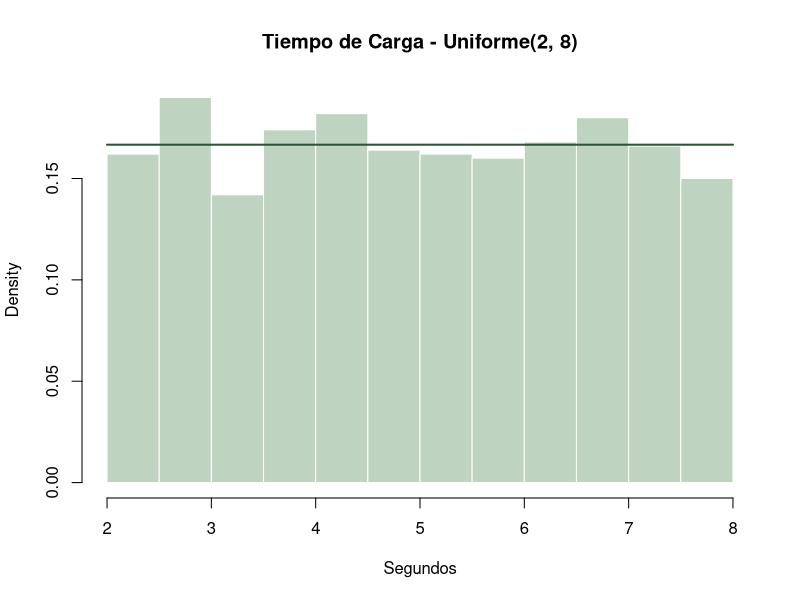
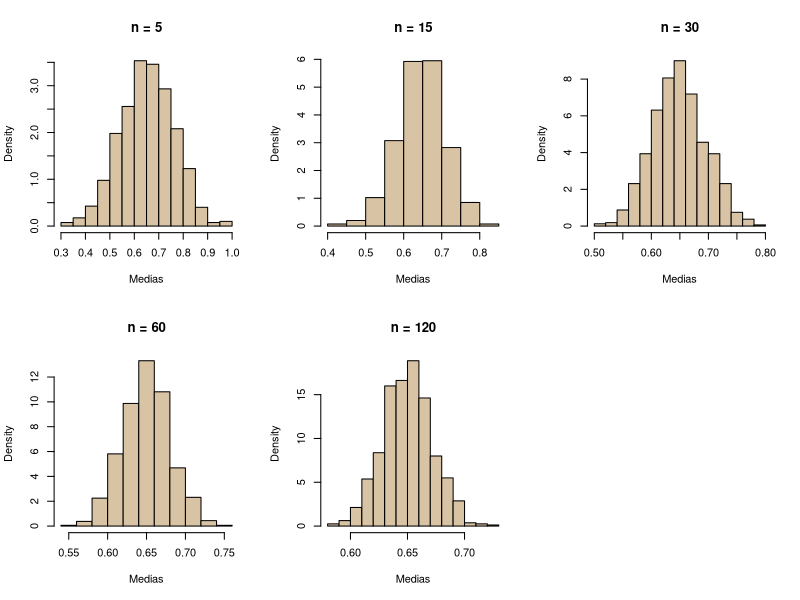
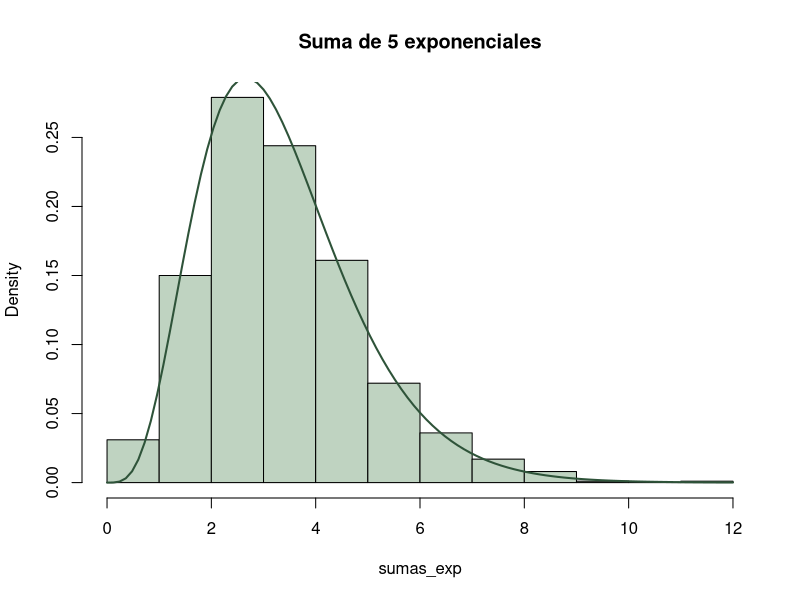
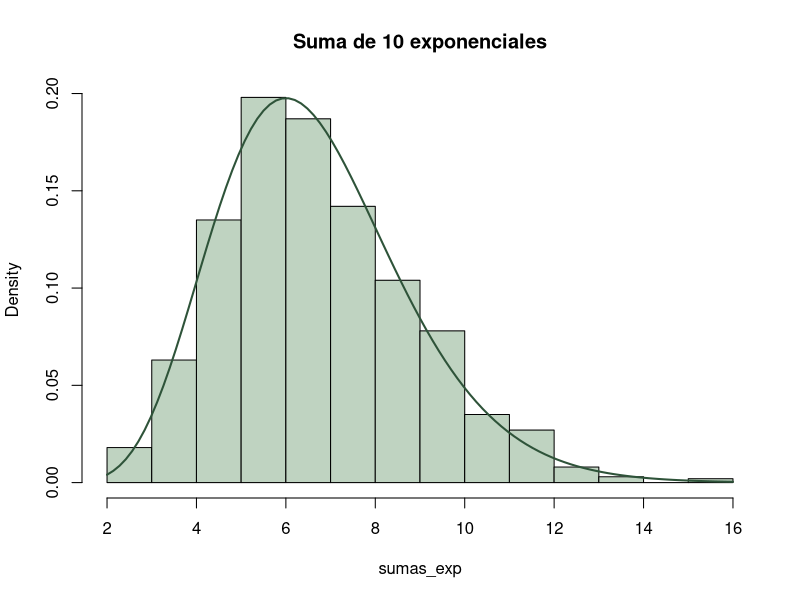
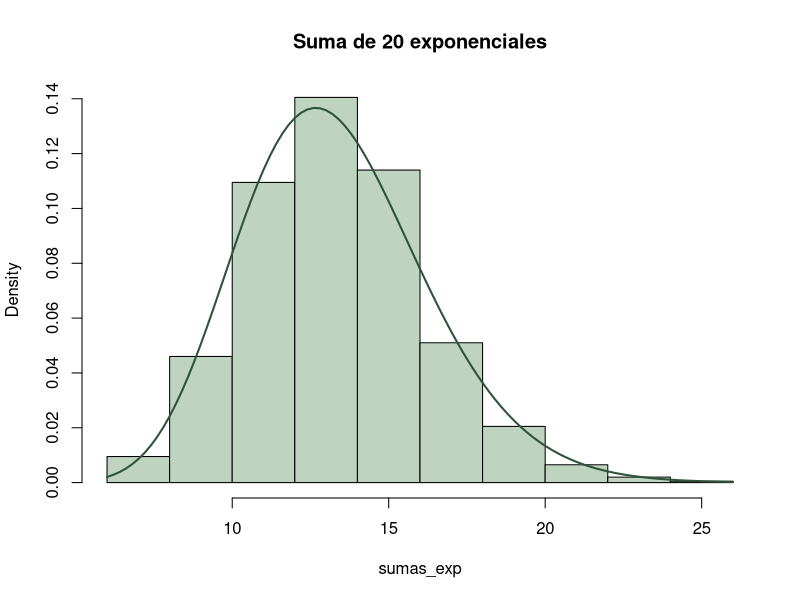
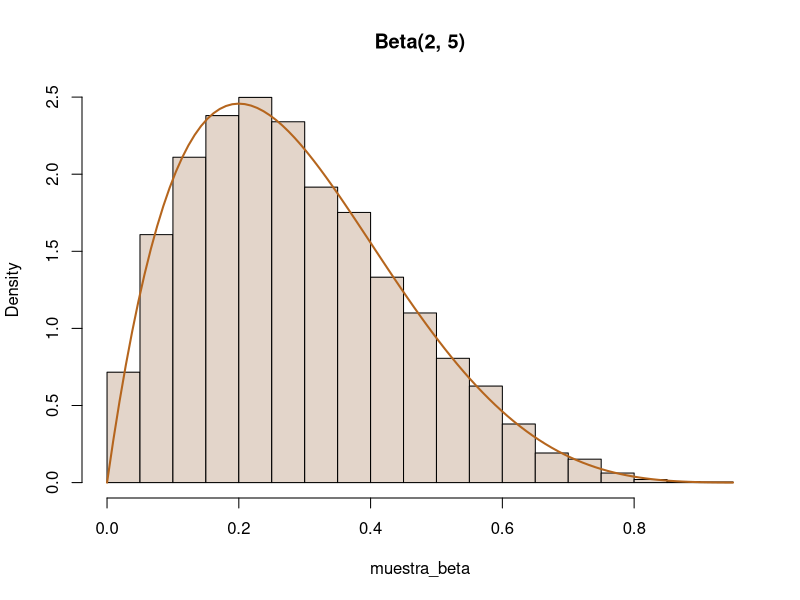
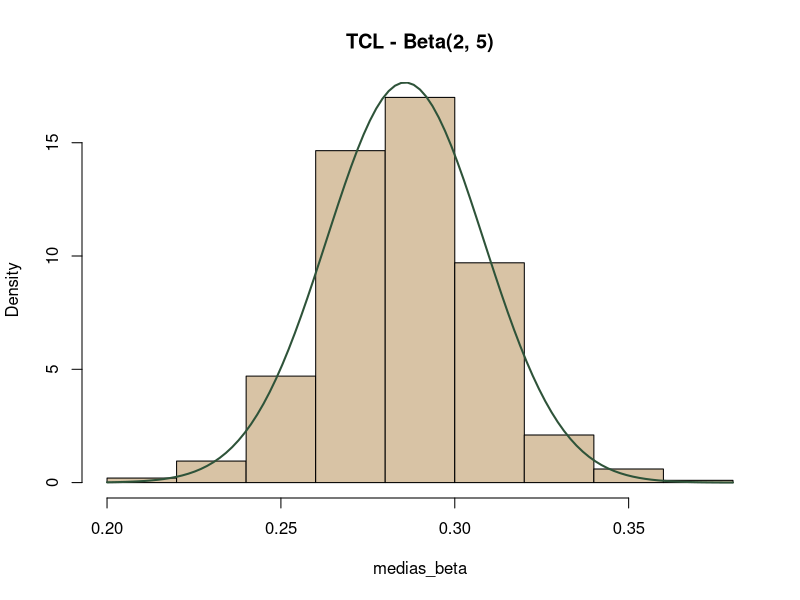
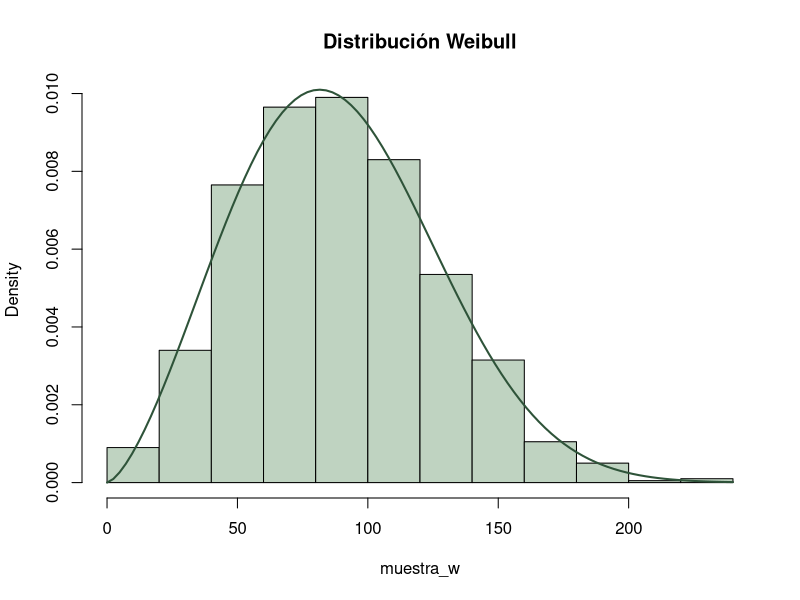

The R source for these figures, in order:
## ---- chunk 1
set.seed(123)
min_val <- 2; max_val <- 8; n <- 1000

# 1. Histograma con densidad teórica
tiempos <- runif(n, min = min_val, max = max_val)
hist(tiempos, probability = TRUE, col = "#BFD3C1", border = "white",
     main = "Tiempo de Carga - Uniforme(2, 8)", xlab = "Segundos")
curve(dunif(x, min = min_val, max = max_val), add = TRUE, col = "#2E5339", lwd = 2)

# 2. Percentil 75
p75 <- qunif(0.75, min = min_val, max = max_val)
cat("Percentil 75:", p75, "segundos\n")

# 3. P(X < 4)
prob_4 <- punif(4, min = min_val, max = max_val)
cat("Probabilidad P(X < 4):", prob_4, "\n")
## ---- chunk 2
set.seed(123)
n_mues <- c(5, 15, 30, 60, 120)
par(mfrow = c(2, 3))

for (n in n_mues) {
  medias <- replicate(800, {
    datos <- runif(n, 0, 1)
    mean(datos[datos > 0.3]) # Truncada para generar sesgo
  })
  hist(medias, probability = TRUE, col = "#D8C3A5", main = paste("n =", n), xlab = "Medias")
}
par(mfrow = c(1, 1))
## ---- chunk 3
set.seed(123)
n_mc <- 100000
x_mc <- runif(n_mc, -1, 1)
y_mc <- runif(n_mc, -1, 1)

pi_est <- 4 * sum(x_mc^2 + y_mc^2 <= 1) / n_mc
cat("Valor estimado de pi:", pi_est, "\n")
## ---- chunk 4
set.seed(123)
lambda <- 0.8
tamanios <- c(10, 50, 100, 500, 1000)

for (n in tamanios) {
  muestra <- rexp(n, rate = lambda)
  cat("n =", n, "| Media muestral:", mean(muestra), "| Teórica:", 1/lambda, "\n")
  cat("          | Varianza muestral:", var(muestra), "| Teórica:", 1/(lambda^2), "\n")
}
## ---- chunk 5
set.seed(123)
alpha <- 2.5; lambda <- 1.8
n_mues <- c(5, 10, 20, 30, 50, 100)

for (n in n_mues) {
  medias <- replicate(1000, mean(rgamma(n, shape = alpha, rate = lambda)))
  # Se compara la media y varianza teórica dividida entre n
  cat("n =", n, "| Media:", round(mean(medias), 4), "| Teórica:", round(alpha/lambda, 4),
      "| Varianza:", round(var(medias), 5), "| Teórica:", round(alpha/(lambda^2 * n), 5), "\n")
}
## ---- chunk 6
set.seed(123)
rate_exp <- 1.5

for (n_exp in c(5, 10, 20)) {
  mat_exp <- matrix(rexp(1000 * n_exp, rate = rate_exp), ncol = n_exp)
  sumas_exp <- rowSums(mat_exp)

  hist(sumas_exp, probability = TRUE, main = paste("Suma de", n_exp, "exponenciales"), col = "#BFD3C1")
  curve(dgamma(x, shape = n_exp, rate = rate_exp), add = TRUE, col = "#2E5339", lwd = 2)
}
## ---- chunk 7
set.seed(123)
a_shape <- 2; b_shape <- 5
muestra_beta <- rbeta(10000, shape1 = a_shape, shape2 = b_shape)

hist(muestra_beta, probability = TRUE, col = "#E3D5CA", main = "Beta(2, 5)")
curve(dbeta(x, shape1 = a_shape, shape2 = b_shape), add = TRUE, col = "#B5651D", lwd = 2)
## ---- chunk 8
set.seed(123)
medias_beta <- replicate(1000, mean(rbeta(50, shape1 = 2, shape2 = 5)))
hist(medias_beta, probability = TRUE, col = "#D8C3A5", main = "TCL - Beta(2, 5)")
curve(dnorm(x, mean = 2/7, sd = sqrt((2*5)/((7^2)*8*50))), add = TRUE, col = "#2E5339", lwd = 2)
## ---- chunk 9
set.seed(123)
shape_w <- 2.5; scale_w <- 100
muestra_w <- rweibull(1000, shape = shape_w, scale = scale_w)

# Medidas descriptivas
media_w <- mean(muestra_w)
var_w <- var(muestra_w)

hist(muestra_w, probability = TRUE, col = "#BFD3C1", main = "Distribución Weibull")
curve(dweibull(x, shape = shape_w, scale = scale_w), add = TRUE, col = "#2E5339", lwd = 2)
## ---- chunk 10
set.seed(123)
# Ejercicio 6.3: Suma de normales al cuadrado -> Ji-cuadrada
df <- 10; n_sim <- 10000
mat_norm <- matrix(rnorm(n_sim * df), ncol = df)
ji_sim <- rowSums(mat_norm^2)

cat("Media Ji-cuadrada teórica:", df, "| Simulada:", mean(ji_sim), "\n")

# Ejercicio 6.5: Aditividad Ji1 + Ji2
j1 <- rchisq(n_sim, df = 5)
j2 <- rchisq(n_sim, df = 15)
suma_j <- j1 + j2 # Debería ser Ji-cuadrada con df = 20
cat("Media de la suma:", mean(suma_j), "| Esperada:", 20, "\n")
## ---- chunk 11
set.seed(123)
df_t <- 5
muestra_1000 <- rt(1000, df = df_t)

hist(muestra_1000, probability = TRUE, col = "#E3D5CA", main = "t de Student (df = 5)", breaks = 40)
curve(dt(x, df = df_t), add = TRUE, col = "#2E5339", lwd = 2)
curve(dnorm(x), add = TRUE, col = "#B5651D", lty = 2, lwd = 2)
## ---- chunk 12
set.seed(123)
Z <- rnorm(1000)
V <- rchisq(1000, df = 10)
T_construida <- Z / sqrt(V / 10)

hist(T_construida, probability = TRUE, col = "#BFD3C1", main = "t Construida de Z y V")
curve(dt(x, df = 10), add = TRUE, col = "#2E5339", lwd = 2)
## ---- chunk 13
set.seed(123)
# a. Si X ~ t(n) -> X^2 ~ F(1, n)
X_t <- rt(10000, df = 10)
F_de_t <- X_t^2
cat("a. Media de t^2:", mean(F_de_t), "| Teórica F(1, 10):", 10/8, "\n")

# b. Si X ~ F(a, b) -> 1/X ~ F(b, a)
X_f <- rf(10000, df1 = 5, df2 = 10)
inv_f <- 1 / X_f
cat("b. Media de 1/F(5, 10):", mean(inv_f), "| Teórica F(10, 5):", 5/3, "\n")

# c. Cociente de Ji-cuadradas: (X/a) / (Y/b) ~ F(a, b)
chi_a <- rchisq(10000, df = 5) / 5
chi_b <- rchisq(10000, df = 10) / 10
F_cociente <- chi_a / chi_b

cat("Media cociente Ji-cuadradas:", mean(F_cociente), "| Teórica 10/8:", 10/8, "\n")
